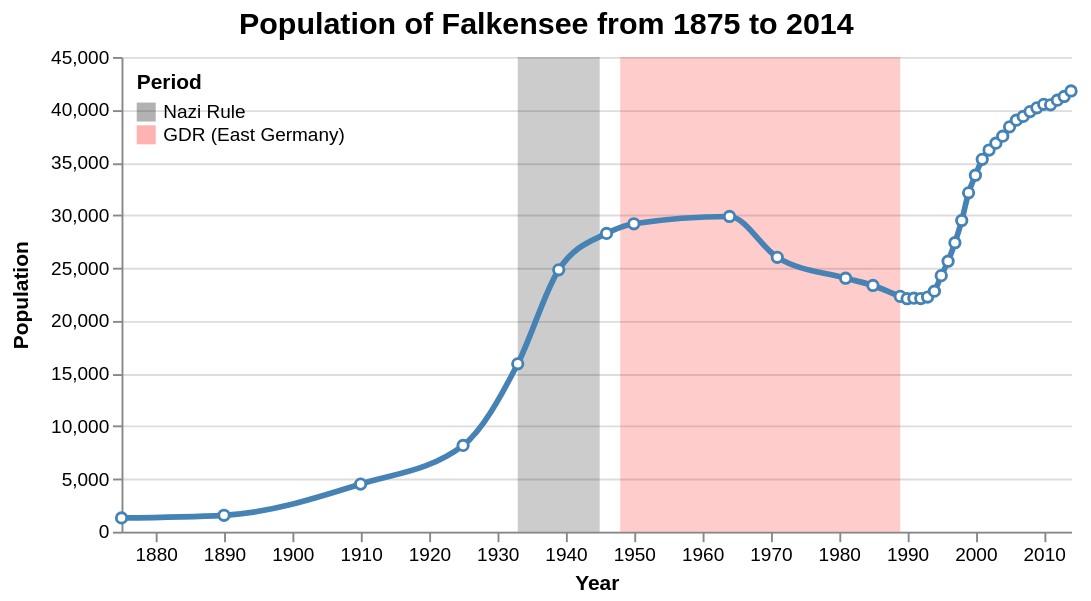

Vega-Lite specification stored for this chart:
### Vega specification from a JSON file in a GitHub repository (floating-point values rounded to 4 significant figures)
{"$schema": "https://vega.github.io/schema/vega/v3.json", "width": 500, "height": 250, "padding": 5, "config": {"title": {"fontSize": 16}}, "title": {"text": {"signal": "'Population of Falkensee from ' + years[0] + ' to ' + years[1]"}}, "data": [{"name": "table", "values": [{"year": 1875, "population": 1309}, {"year": 1890, "population": 1558}, {"year": 1910, "population": 4512}, {"year": 1925, "population": 8180}, {"year": 1933, "population": 15915}, {"year": 1939, "population": 24824}, {"year": 1946, "population": 28275}, {"year": 1950, "population": 29189}, {"year": 1964, "population": 29881}, {"year": 1971, "population": 26007}, {"year": 1981, "population": 24029}, {"year": 1985, "population": 23340}, {"year": 1989, "population": 22307}, {"year": 1990, "population": 22087}, {"year": 1991, "population": 22139}, {"year": 1992, "population": 22105}, {"year": 1993, "population": 22242}, {"year": 1994, "population": 22801}, {"year": 1995, "population": 24273}, {"year": 1996, "population": 25640}, {"year": 1997, "population": 27393}, {"year": 1998, "population": 29505}, {"year": 1999, "population": 32124}, {"year": 2000, "population": 33791}, {"year": 2001, "population": 35297}, {"year": 2002, "population": 36179}, {"year": 2003, "population": 36829}, {"year": 2004, "population": 37493}, {"year": 2005, "population": 38376}, {"year": 2006, "population": 39008}, {"year": 2007, "population": 39366}, {"year": 2008, "population": 39821}, {"year": 2009, "population": 40179}, {"year": 2010, "population": 40511}, {"year": 2011, "population": 40465}, {"year": 2012, "population": 40905}, {"year": 2013, "population": 41258}, {"year": 2014, "population": 41777}], "transform": [{"type": "extent", "field": "year", "signal": "years"}]}, {"name": "annotation", "values": [{"start": 1933, "end": 1945, "text": "Nazi Rule"}, {"start": 1948, "end": 1989, "text": "GDR (East Germany)"}]}], "scales": [{"name": "x", "type": "linear", "range": "width", "zero": false, "domain": {"data": "table", "field": "year"}}, {"name": "y", "type": "linear", "range": "height", "nice": true, "zero": true, "domain": {"data": "table", "field": "population"}}, {"name": "color", "type": "ordinal", "domain": {"data": "annotation", "field": "text"}, "range": ["black", "red"]}], "axes": [{"orient": "left", "scale": "y", "title": "Population", "titlePadding": 10, "grid": true}, {"orient": "bottom", "scale": "x", "format": "d", "title": "Year", "tickCount": 15}], "marks": [{"type": "rect", "from": {"data": "annotation"}, "encode": {"enter": {"x": {"scale": "x", "field": "start"}, "x2": {"scale": "x", "field": "end"}, "y": {"value": 0}, "y2": {"signal": "height"}, "fill": {"scale": "color", "field": "text"}, "opacity": {"value": 0.2}}}}, {"type": "line", "from": {"data": "table"}, "encode": {"enter": {"interpolate": {"value": "monotone"}, "x": {"scale": "x", "field": "year"}, "y": {"scale": "y", "field": "population"}, "stroke": {"value": "steelblue"}, "strokeWidth": {"value": 3}}}}, {"type": "symbol", "from": {"data": "table"}, "encode": {"enter": {"x": {"scale": "x", "field": "year"}, "y": {"scale": "y", "field": "population"}, "stroke": {"value": "steelblue"}, "strokeWidth": {"value": 1.5}, "fill": {"value": "white"}, "size": {"value": 30}}}}], "legends": [{"fill": "color", "title": "Period", "orient": "top-left", "offset": 8, "encode": {"symbols": {"update": {"strokeWidth": {"value": 0}, "shape": {"value": "square"}, "opacity": {"value": 0.3}}}}}]}
